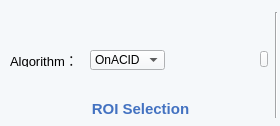
              <widget class="QWidget" name="widget_3" native="true">
               <property name="sizePolicy">
                <sizepolicy hsizetype="Fixed" vsizetype="Fixed">
                 <horstretch>0</horstretch>
                 <verstretch>0</verstretch>
                </sizepolicy>
               </property>
               <property name="minimumSize">
                <size>
                 <width>280</width>
                 <height>126</height>
                </size>
               </property>
               <property name="maximumSize">
                <size>
                 <width>280</width>
                 <height>126</height>
                </size>
               </property>
               <property name="styleSheet">
                <string notr="true">background-color: rgb(0, 255, 127);
background-color: rgb(245, 248, 250);
</string>
               </property>
               <widget class="QToolButton" name="OnAutoROIButton">
                <property name="geometry">
                 <rect>
                  <x>170</x>
                  <y>16</y>
                  <width>80</width>
                  <height>74</height>
                 </rect>
                </property>
                <property name="styleSheet">
                 <string notr="true">#OnAutoROIButton{
background-color: transparent; 
border-image: url(:/online/Asset 17.png);
background:none;
border:none;
background-repeat:none;
}
#OnAutoROIButton:pressed
{
border-image:url(:/online/Asset 17_pre.png);
background-repeat: no-repeat;
}
</string>
                </property>
                <property name="text">
                 <string/>
                </property>
               </widget>
               <widget class="QLabel" name="label_166">
                <property name="geometry">
                 <rect>
                  <x>10</x>
                  <y>50</y>
                  <width>93</width>
                  <height>17</height>
                 </rect>
                </property>
                <property name="sizePolicy">
                 <sizepolicy hsizetype="Fixed" vsizetype="Fixed">
                  <horstretch>0</horstretch>
                  <verstretch>0</verstretch>
                 </sizepolicy>
                </property>
                <property name="font">
                 <font>
                  <family>Arial</family>
                  <pointsize>10</pointsize>
                 </font>
                </property>
                <property name="text">
                 <string>Algorithm：</string>
                </property>
                <property name="alignment">
                 <set>Qt::AlignLeading|Qt::AlignLeft|Qt::AlignTop</set>
                </property>
               </widget>
               <widget class="QComboBox" name="comboBox_23">
                <property name="geometry">
                 <rect>
                  <x>90</x>
                  <y>50</y>
                  <width>75</width>
                  <height>20</height>
                 </rect>
                </property>
                <property name="minimumSize">
                 <size>
                  <width>75</width>
                  <height>20</height>
                 </size>
                </property>
                <property name="maximumSize">
                 <size>
                  <width>75</width>
                  <height>20</height>
                 </size>
                </property>
                <property name="font">
                 <font>
                  <family>Arial</family>
                 </font>
                </property>
                <item>
                 <property name="text">
                  <string>OnACID</string>
                 </property>
                </item>
                <item>
                 <property name="text">
                  <string>OnACID_mes</string>
                 </property>
                </item>
                <item>
                 <property name="text">
                  <string>OnACID_batch</string>
                 </property>
                </item>
               </widget>
               <widget class="QLabel" name="label_164">
                <property name="geometry">
                 <rect>
                  <x>10</x>
                  <y>101</y>
                  <width>261</width>
                  <height>16</height>
                 </rect>
                </property>
                <property name="sizePolicy">
                 <sizepolicy hsizetype="Fixed" vsizetype="Preferred">
                  <horstretch>0</horstretch>
                  <verstretch>0</verstretch>
                 </sizepolicy>
                </property>
                <property name="minimumSize">
                 <size>
                  <width>261</width>
                  <height>0</height>
                 </size>
                </property>
                <property name="font">
                 <font>
                  <family>Arial</family>
                  <pointsize>11</pointsize>
                  <weight>75</weight>
                  <bold>true</bold>
                 </font>
                </property>
                <property name="styleSheet">
                 <string notr="true">color: rgb(67, 114, 193);</string>
                </property>
                <property name="text">
                 <string>ROI Selection</string>
                </property>
                <property name="alignment">
                 <set>Qt::AlignCenter</set>
                </property>
               </widget>
               <widget class="QPushButton" name="OnROIShowButton">
                <property name="geometry">
                 <rect>
                  <x>260</x>
                  <y>51</y>
                  <width>8</width>
                  <height>16</height>
                 </rect>
                </property>
                <property name="minimumSize">
                 <size>
                  <width>8</width>
                  <height>16</height>
                 </size>
                </property>
                <property name="maximumSize">
                 <size>
                  <width>8</width>
                  <height>16</height>
                 </size>
                </property>
                <property name="styleSheet">
                 <string notr="true">border-image: url(:/online/Arrow.png);</string>
                </property>
                <property name="text">
                 <string/>
                </property>
               </widget>
               <widget class="Line" name="line_3">
                <property name="geometry">
                 <rect>
                  <x>275</x>
                  <y>12</y>
                  <width>2</width>
                  <height>106</height>
                 </rect>
                </property>
                <property name="sizePolicy">
                 <sizepolicy hsizetype="Fixed" vsizetype="Fixed">
                  <horstretch>0</horstretch>
                  <verstretch>0</verstretch>
                 </sizepolicy>
                </property>
                <property name="minimumSize">
                 <size>
                  <width>2</width>
                  <height>106</height>
                 </size>
                </property>
                <property name="maximumSize">
                 <size>
                  <width>2</width>
                  <height>106</height>
                 </size>
                </property>
                <property name="orientation">
                 <enum>Qt::Vertical</enum>
                </property>
               </widget>
              </widget>
